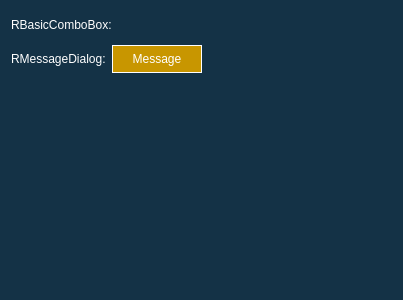
<?xml version="1.0" encoding="UTF-8"?>
<ui version="4.0">
 <class>PopupDemo</class>
 <widget class="QWidget" name="PopupDemo">
  <property name="geometry">
   <rect>
    <x>0</x>
    <y>0</y>
    <width>400</width>
    <height>300</height>
   </rect>
  </property>
  <property name="windowTitle">
   <string>Form</string>
  </property>
  <property name="styleSheet">
   <string notr="true">QWidget{
font:14px &quot;宋体&quot;;
color:white;
background-color:rgb(20,50,70);
}
/*按钮*/
QPushButton{
border:1px solid white;
background-color:rgb(200,150,0);
}
QPushButton:hover{
background-color:rgb(255,170,0);
}
QPushButton:pressed{
background-color:rgb(255,255,0);
}
QPushButton:disabled{
background-color:rgb(150,150,150);
}
/*下拉框*/
QComboBox{
border:1px solid white;
}
/**/
QLabel{
font:14px &quot;宋体&quot;;
color:white;
}
</string>
  </property>
  <layout class="QVBoxLayout" name="verticalLayout">
   <item>
    <layout class="QHBoxLayout" name="horizontalLayout">
     <property name="spacing">
      <number>10</number>
     </property>
     <item>
      <widget class="QLabel" name="label">
       <property name="text">
        <string>RBasicComboBox:</string>
       </property>
      </widget>
     </item>
     <item>
      <widget class="RBasicComboBox" name="basicComboBoxA" native="true">
       <property name="minimumSize">
        <size>
         <width>130</width>
         <height>28</height>
        </size>
       </property>
       <property name="maximumSize">
        <size>
         <width>130</width>
         <height>28</height>
        </size>
       </property>
      </widget>
     </item>
     <item>
      <widget class="RBasicComboBox" name="basicComboBoxB" native="true">
       <property name="minimumSize">
        <size>
         <width>130</width>
         <height>28</height>
        </size>
       </property>
       <property name="maximumSize">
        <size>
         <width>130</width>
         <height>28</height>
        </size>
       </property>
      </widget>
     </item>
     <item>
      <spacer name="horizontalSpacer">
       <property name="orientation">
        <enum>Qt::Horizontal</enum>
       </property>
       <property name="sizeHint" stdset="0">
        <size>
         <width>40</width>
         <height>20</height>
        </size>
       </property>
      </spacer>
     </item>
    </layout>
   </item>
   <item>
    <layout class="QHBoxLayout" name="horizontalLayout_2">
     <item>
      <widget class="QLabel" name="label_2">
       <property name="text">
        <string>RMessageDialog:</string>
       </property>
      </widget>
     </item>
     <item>
      <widget class="QPushButton" name="btnMessage">
       <property name="minimumSize">
        <size>
         <width>90</width>
         <height>28</height>
        </size>
       </property>
       <property name="maximumSize">
        <size>
         <width>90</width>
         <height>28</height>
        </size>
       </property>
       <property name="text">
        <string>Message</string>
       </property>
      </widget>
     </item>
     <item>
      <spacer name="horizontalSpacer_2">
       <property name="orientation">
        <enum>Qt::Horizontal</enum>
       </property>
       <property name="sizeHint" stdset="0">
        <size>
         <width>40</width>
         <height>20</height>
        </size>
       </property>
      </spacer>
     </item>
    </layout>
   </item>
   <item>
    <spacer name="verticalSpacer">
     <property name="orientation">
      <enum>Qt::Vertical</enum>
     </property>
     <property name="sizeHint" stdset="0">
      <size>
       <width>20</width>
       <height>207</height>
      </size>
     </property>
    </spacer>
   </item>
  </layout>
 </widget>
 <customwidgets>
  <customwidget>
   <class>RBasicComboBox</class>
   <extends>QWidget</extends>
   <header>RBasicComboBox.h</header>
   <container>1</container>
  </customwidget>
 </customwidgets>
 <resources/>
 <connections/>
</ui>
